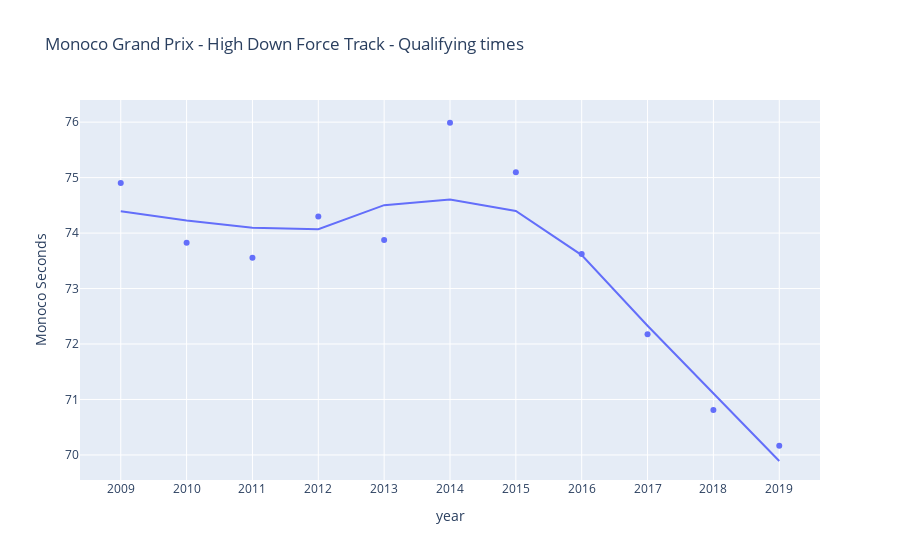
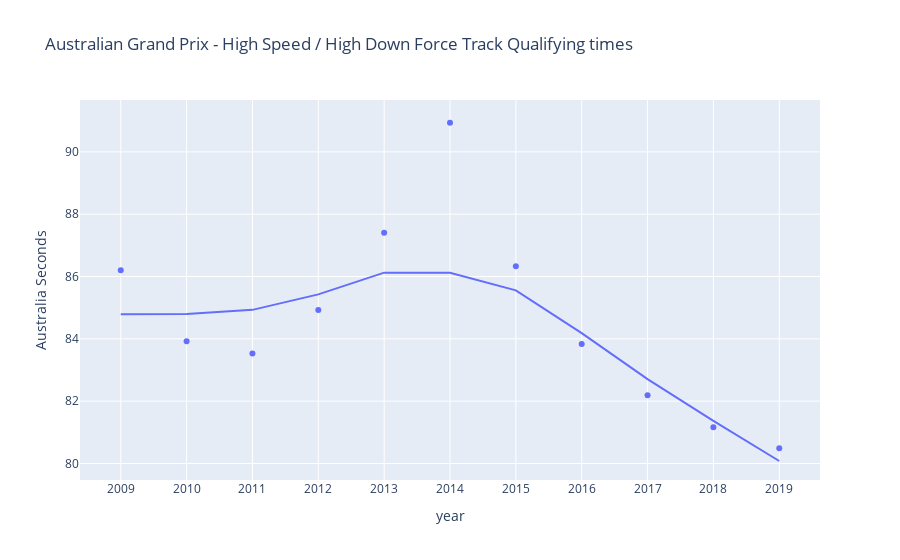
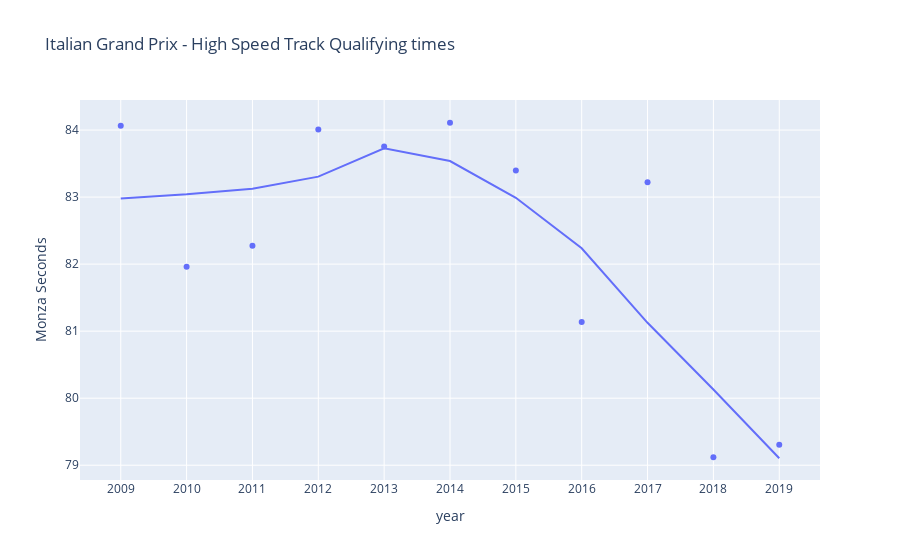

The notebook cell these images were saved under, in order:
### Code cell
figMonoco = px.scatter(f1_quali, x="year", y="Monoco Seconds", trendline="lowess",title = "Monoco Grand Prix - High Down Force Track - Qualifying times")
figMonoco.show()
figAus = px.scatter(f1_quali, x="year", y="Australia Seconds", trendline="lowess", title = "Australian Grand Prix - High Speed / High Down Force Track Qualifying times") #, trendline_scope="overall")
figAus.show()
figMonz = px.scatter(f1_quali, x="year", y="Monza Seconds", trendline="lowess", title = "Italian Grand Prix - High Speed Track Qualifying times")
figMonz.show()

### Figure 1 — Plotly figure (JSON) as saved in the notebook; plotly's stock layout.template omitted (floating-point values rounded to 4 significant figures)
{"data": [{"hovertemplate": "year=%{x}<br>Monoco Seconds=%{y}<extra></extra>", "legendgroup": "", "marker": {"color": "#636efa", "symbol": "circle"}, "mode": "markers", "name": "", "orientation": "v", "showlegend": false, "type": "scatter", "x": ["2009", "2010", "2011", "2012", "2013", "2014", "2015", "2016", "2017", "2018", "2019"], "xaxis": "x", "y": [74.9, 73.83, 73.56, 74.3, 73.88, 75.99, 75.1, 73.62, 72.18, 70.81, 70.17], "yaxis": "y"}, {"hovertemplate": "<b>LOWESS trendline</b><br><br>year=%{x}<br>Monoco Seconds=%{y} <b>(trend)</b><extra></extra>", "legendgroup": "", "marker": {"color": "#636efa", "symbol": "circle"}, "mode": "lines", "name": "", "showlegend": false, "type": "scatter", "x": ["2009", "2010", "2011", "2012", "2013", "2014", "2015", "2016", "2017", "2018", "2019"], "xaxis": "x", "y": [74.39, 74.23, 74.1, 74.07, 74.5, 74.6, 74.4, 73.6, 72.33, 71.1, 69.89], "yaxis": "y"}], "layout": {"autosize": true, "legend": {"tracegroupgap": 0}, "title": {"text": "Monoco Grand Prix - High Down Force Track - Qualifying times"}, "xaxis": {"anchor": "y", "autorange": true, "domain": [0, 1], "range": [-0.6047, 10.6], "title": {"text": "year"}, "type": "category"}, "yaxis": {"anchor": "x", "autorange": true, "domain": [0, 1], "range": [69.54, 76.48], "title": {"text": "Monoco Seconds"}, "type": "linear"}}}

### Figure 2 — Plotly figure (JSON) as saved in the notebook; plotly's stock layout.template omitted (floating-point values rounded to 4 significant figures)
{"data": [{"hovertemplate": "year=%{x}<br>Australia Seconds=%{y}<extra></extra>", "legendgroup": "", "marker": {"color": "#636efa", "symbol": "circle"}, "mode": "markers", "name": "", "orientation": "v", "showlegend": false, "type": "scatter", "x": ["2009", "2010", "2011", "2012", "2013", "2014", "2015", "2016", "2017", "2018", "2019"], "xaxis": "x", "y": [86.2, 83.92, 83.53, 84.92, 87.41, 90.93, 86.33, 83.84, 82.19, 81.16, 80.49], "yaxis": "y"}, {"hovertemplate": "<b>LOWESS trendline</b><br><br>year=%{x}<br>Australia Seconds=%{y} <b>(trend)</b><extra></extra>", "legendgroup": "", "marker": {"color": "#636efa", "symbol": "circle"}, "mode": "lines", "name": "", "showlegend": false, "type": "scatter", "x": ["2009", "2010", "2011", "2012", "2013", "2014", "2015", "2016", "2017", "2018", "2019"], "xaxis": "x", "y": [84.79, 84.8, 84.93, 85.43, 86.12, 86.12, 85.56, 84.18, 82.71, 81.37, 80.08], "yaxis": "y"}], "layout": {"autosize": true, "legend": {"tracegroupgap": 0}, "title": {"text": "Australian Grand Prix - High Speed / High Down Force Track Qualifying times"}, "xaxis": {"anchor": "y", "autorange": true, "domain": [0, 1], "range": [-0.6047, 10.6], "title": {"text": "year"}, "type": "category"}, "yaxis": {"anchor": "x", "autorange": true, "domain": [0, 1], "range": [79.46, 91.81], "title": {"text": "Australia Seconds"}, "type": "linear"}}}

### Figure 3 — Plotly figure (JSON) as saved in the notebook; plotly's stock layout.template omitted (floating-point values rounded to 4 significant figures)
{"data": [{"hovertemplate": "year=%{x}<br>Monza Seconds=%{y}<extra></extra>", "legendgroup": "", "marker": {"color": "#636efa", "symbol": "circle"}, "mode": "markers", "name": "", "orientation": "v", "showlegend": false, "type": "scatter", "x": ["2009", "2010", "2011", "2012", "2013", "2014", "2015", "2016", "2017", "2018", "2019"], "xaxis": "x", "y": [84.07, 81.96, 82.28, 84.01, 83.75, 84.11, 83.4, 81.14, 83.22, 79.12, 79.31], "yaxis": "y"}, {"hovertemplate": "<b>LOWESS trendline</b><br><br>year=%{x}<br>Monza Seconds=%{y} <b>(trend)</b><extra></extra>", "legendgroup": "", "marker": {"color": "#636efa", "symbol": "circle"}, "mode": "lines", "name": "", "showlegend": false, "type": "scatter", "x": ["2009", "2010", "2011", "2012", "2013", "2014", "2015", "2016", "2017", "2018", "2019"], "xaxis": "x", "y": [82.98, 83.04, 83.13, 83.31, 83.73, 83.54, 82.99, 82.24, 81.12, 80.13, 79.1], "yaxis": "y"}], "layout": {"autosize": true, "legend": {"tracegroupgap": 0}, "title": {"text": "Italian Grand Prix - High Speed Track Qualifying times"}, "xaxis": {"anchor": "y", "autorange": true, "domain": [0, 1], "range": [-0.6047, 10.6], "title": {"text": "year"}, "type": "category"}, "yaxis": {"anchor": "x", "autorange": true, "domain": [0, 1], "range": [78.71, 84.52], "title": {"text": "Monza Seconds"}, "type": "linear"}}}
